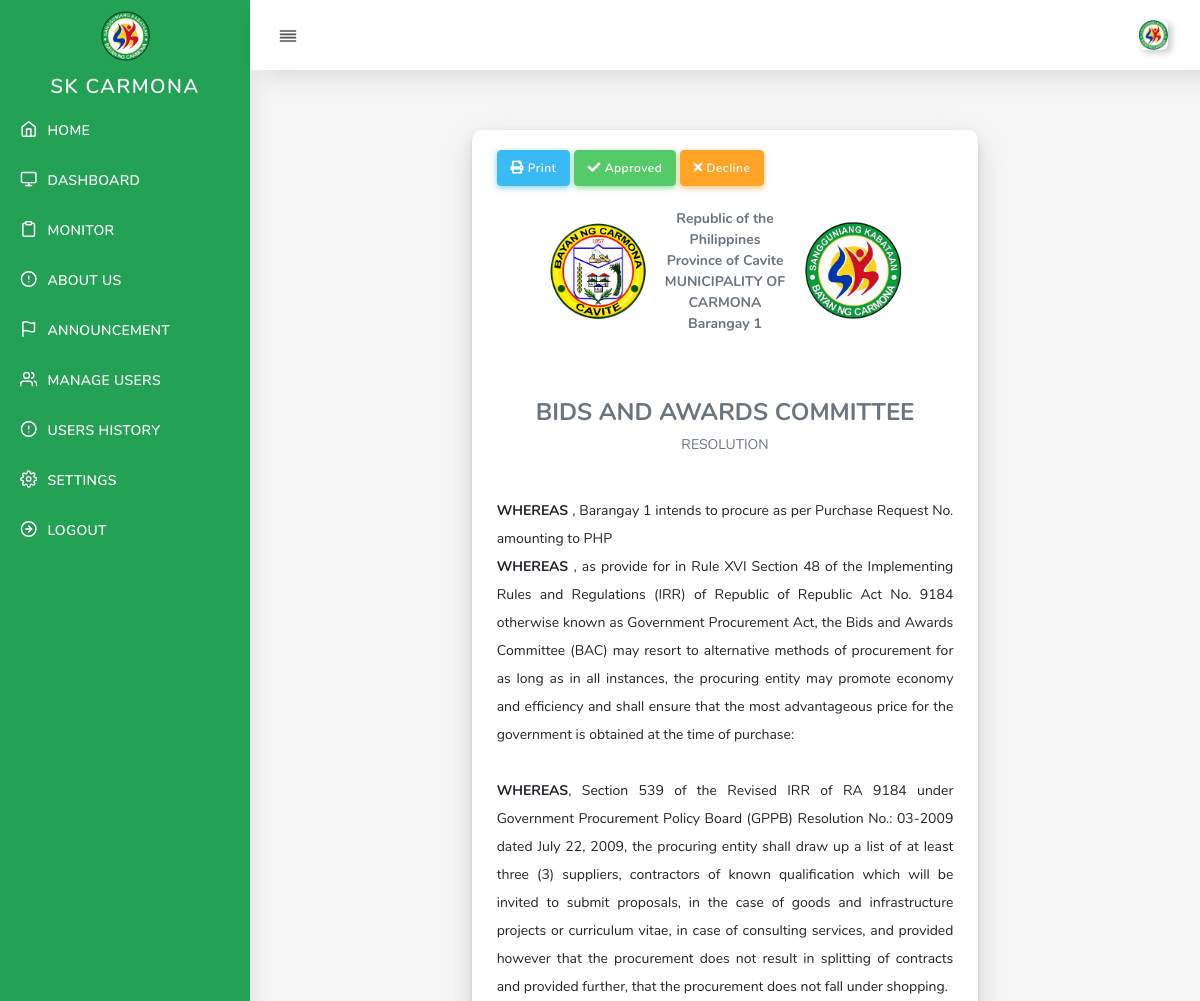
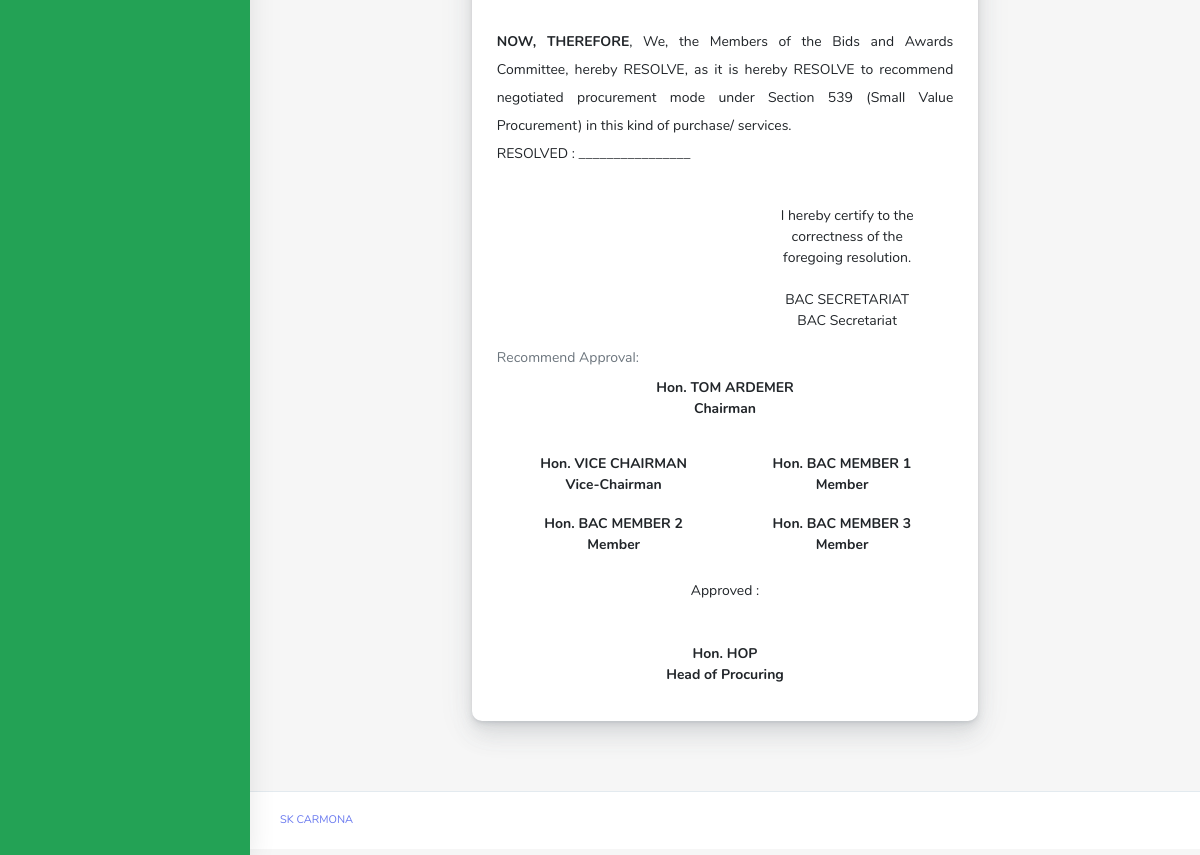
The app's page /admin/procurement-bac-resolution.php?brgy=1 (signed in) with its own data (2 pictures, top to bottom).
### tables this page shows
CREATE TABLE `skaccount` (
  `brgyID` int(11) NOT NULL,
  `barangay_name` varchar(32) NOT NULL,
  `username` varchar(32) NOT NULL,
  `password` varchar(32) NOT NULL,
  `img_profile` text NOT NULL,
  `sk_chairman` varchar(100) NOT NULL,
  `vice_chairman` varchar(100) NOT NULL,
  `secretary` varchar(100) NOT NULL,
  `member1` varchar(100) NOT NULL,
  `member2` varchar(100) NOT NULL,
  `member3` varchar(100) NOT NULL,
  `procuring` varchar(100) NOT NULL,
  `brgy_captain` varchar(100) NOT NULL,
  `committee_approriations` varchar(100) NOT NULL,
  `sk_treasurer` varchar(100) NOT NULL,
  `ai_committee` varchar(100) NOT NULL,
  `budget_officer` varchar(50) NOT NULL,
  `city` varchar(100) NOT NULL,
  `province` varchar(100) NOT NULL,
  `contact` varchar(100) NOT NULL
);

### admin/procurement-bac-resolution.php (the view, shortened to what this page needs)
<?php include('header.php'); ?>
<?php include('nav.php'); ?>
<?php include('../controller/sk-procurement-reports.php'); ?>
	<div class="main-content">
	<div class="row justify-content-center">
	 <div class="col-7">
		    <div class="card">
                  <div class="card-body">
				  <button class="btn btn-info btn-md" type="button" onclick="printDiv('printableArea')"/><i class="fas fa-print"></i> Print </button>
					<?php
					$proid = base64_decode(urldecode($_GET['data']));
					$brgy  = $_GET['brgy'];
					$pr	   = $mysqli->query("SELECT * FROM procurement_bac_resolution where brgy_id='$brgy' and pro_id='$proid'");
					$prres = $pr->fetch_assoc();
					$brgy	 = $mysqli->query("SELECT * FROM skaccount where brgyID ='$brgy'");
					$brgyres = $brgy->fetch_assoc();
					?>
					 <?php if($prres['is_approved'] == 1){ echo " <center> <b> BIDS AND AWARDS COMMITTEE APPROVED  </b></center>  " ; }
					else if($prres['is_approved'] == 2){ echo " <center> <b>BIDS AND AWARDS COMMITTEE DECLINED </b></center> " ; }
					else{ ?>
						<button class="btn btn-success btn-md" type="button" data-toggle="modal" data-target="#approved"><i class="fas fa-check"></i> Approved </button>
						<button class="btn btn-warning btn-md" type="button" data-toggle="modal" data-target="#declined"> <i class="fas fa-times"></i> Decline </button>
					<?php } ?>
					<br>
				    <br>
					<div id="printableArea">
					   <table class="table-1" >
						<tr>
							<td  class="text-right"><img src="../assets/img/carmona.png" width="100px;"> </td>
							<td class="text-center"> <strong>  Republic of the Philippines <br> Province of Cavite <br>MUNICIPALITY OF CARMONA<br> <?php echo $brgyres['barangay_name'];?> </td>
							<td  class="text-left"><img src="../assets/img/barangay/<?php echo $brgyres['img_profile'];?>" width="100px;"> </td>
						</tr>
                      </table>
					  <br> <br> <br>
					  <center><h4> BIDS AND AWARDS COMMITTEE</h4> </center>
					  <center>RESOLUTION <?php echo $prres['resolution_no'];?>  </center>
					   <br> <br>
					  <p align="justify">
						<strong> WHEREAS </strong>, <?php echo $brgyres['barangay_name'];?> intends to procure <?php echo $prres['description'];?>  as per Purchase Request No. <?php echo $prres['prno'];?> amounting to  <?php echo $prres['amount'];?> PHP
						<br>
						<strong> WHEREAS </strong>, as provide for in Rule XVI Section 48 of the Implementing Rules and Regulations (IRR) of Republic of Republic Act No. 9184 otherwise known as Government Procurement Act, the Bids and Awards Committee (BAC) may resort to alternative methods of procurement for as long as in all instances, the procuring entity may 	promote economy and efficiency and shall ensure that the most advantageous price for the government is obtained at the time of purchase:
						<br><br>
						<strong> WHEREAS</strong>, Section 539 of the Revised IRR of RA 9184 under Government Procurement Policy Board (GPPB) Resolution No.: 03-2009 dated July 22, 2009, the procuring entity shall draw up a list of at least three (3) suppliers, contractors of known qualification which will be invited to submit proposals, in the case of goods and infrastructure projects or curriculum vitae, in case of consulting services, and provided however that the procurement does not result in splitting of contracts and provided further, that the procurement does not fall under shopping.
						<br><br>
						<strong>NOW, THEREFORE</strong>, We, the Members of the Bids and Awards Committee, hereby RESOLVE, as it is hereby RESOLVE to recommend negotiated procurement mode under Section 539 (Small Value Procurement) in this kind of purchase/ services.
						<br>
						RESOLVED :  ________________
					  </p>
						<br>
					    <table class="table"  >
						<tr>
							<td colspan="12">
							</td>
							<td colspan="0" class="text-right">
								  <center>
								  I hereby certify to the correctness of the <br>
							      foregoing resolution.
								  <br>
								  <br>
								  <?php echo strtoupper($brgyres['secretary']);?>
								  <br>
							      BAC Secretariat
								  </center>
							</td>
						</tr>
                      </table>
					  Recommend Approval:
					  <table class="table" >
						<tr>
							<td colspan="6" class="text-center"> <strong>  Hon. <?php echo strtoupper($brgyres['sk_chairman']);?> <br> Chairman  </td>
						</tr>
                      </table>
					  <table class="table" >
						<tr>
							<td colspan="6" class="text-center"> <strong> Hon. <?php echo strtoupper($brgyres['vice_chairman']);?> <br> Vice-Chairman  </td>
							<td colspan="6"  class="text-center"> <strong>Hon. <?php echo strtoupper($brgyres['member1']);?><br> Member</td>
						</tr>
						<tr>
							<td colspan="6" class="text-center"> <strong> Hon. <?php echo strtoupper($brgyres['member2']);?><br> Member  </td>
							<td colspan="6"  class="text-center"> <strong>Hon. <?php echo strtoupper($brgyres['member3']);?><br> Member</td>
						</tr>
                      </table>
					   <table class="table" >
						<tr>
							<td colspan="6" class="text-center"> Approved : <br><br><br><strong>  Hon.  <?php echo strtoupper($brgyres['procuring']);?> <br>  Head of Procuring  </td>
						</tr>
                      </table>
                  </div>
                </div>
                </div>
           </div>
           </div>
   </div>
<?php require('footer.php'); ?>

### admin/header.php (shortened to what this page needs)
<!DOCTYPE html>
<html lang="en">
<head>
  <link rel="stylesheet" href="../assets/admin/css/app.min.css">
  <link rel="stylesheet" href="../assets/admin/bundles/ionicons/css/ionicons.min.css">
  <link rel="stylesheet" href="../assets/admin/css/admin.css">
  <link rel="stylesheet" href="../assets/admin/bundles/datatables/datatables.min.css">
  <link rel="stylesheet" href="../assets/admin/bundles/datatables/DataTables-1.10.16/css/dataTables.bootstrap4.min.css">
  <link rel="stylesheet" href="../assets/admin/bundles/jquery-selectric/selectric.css">
  <link rel="stylesheet" href="../assets/admin/bundles/summernote/summernote-bs4.css">
  <link rel="stylesheet" href="../assets/admin/css/components.css">
</head>

### admin/nav.php (shortened to what this page needs)
<body>
  <div id="app">
    <div class="main-wrapper main-wrapper-1">
      <div class="navbar-bg"></div>
      <nav class="navbar navbar-expand-lg main-navbar sticky">
        <div class="form-inline mr-auto">
          <ul class="navbar-nav mr-3">
            <li><a href="#" data-toggle="sidebar" class="nav-link nav-link-lg collapse-btn"> <i data-feather="align-justify"></i></a></li>
          </ul>
        </div>
        <ul class="navbar-nav navbar-right">
          <li class="dropdown"><a href="#" data-toggle="dropdown"
              class="nav-link dropdown-toggle nav-link-lg nav-link-user"> <img alt="image" src="../assets/img/sk-logo.png"
                class="user-img-radious-style"> <span class="d-sm-none d-lg-inline-block"></span></a>
          </li>
        </ul>
      </nav>
      <div class="main-sidebar sidebar-style-2">
        <aside id="sidebar-wrapper" >
          <div class="sidebar-brand">
            <a href="#"> <img alt="image" src="../assets/img/sk-logo.png" class="header-logo" />
            </a>
          </div>
          <ul class="sidebar-menu" style="background-color:#23a255 !important;">
            <li class="menu-header"><center>SK CARMONA</center></li>
            <li class="dropdown <?php echo $index;?>">
              <a href="index.php" class="nav-link"><i data-feather="home"></i><span>HOME</span></a>
            </li>
			<li class="dropdown <?php echo $dashboard;?>">
              <a href="dashboard.php" class="nav-link"><i data-feather="monitor"></i><span>DASHBOARD</span></a>
            </li>
			<li class="dropdown <?php echo $barangay;?>">
              <a href="barangay.php" class="nav-link"><i data-feather="clipboard"></i><span>MONITOR</span></a>
            </li>
			<li class="dropdown <?php echo $aboutus;?>">
              <a href="aboutus.php" class="nav-link"><i data-feather="alert-circle"></i><span>ABOUT US </span></a>
            </li>
			<li class="dropdown <?php echo $announcement;?>">
              <a href="announcement.php" class="nav-link"><i data-feather="flag"></i><span>ANNOUNCEMENT </span></a>
            </li>
			<li class="dropdown <?php echo $users;?>">
              <a href="users.php" class="nav-link"><i data-feather="users"></i><span>MANAGE USERS  </span></a>
            </li>
			<li class="dropdown <?php echo $history;?>">
              <a href="history.php" class="nav-link"><i data-feather="alert-circle"></i><span> USERS HISTORY </span></a>
            </li>
			<li class="dropdown <?php echo $settings;?>">
              <a href="settings.php" class="nav-link"><i data-feather="settings"></i><span> SETTINGS</span></a>
            </li>
			<li class="dropdown ">
              <a href="logout.php" class="nav-link"><i data-feather="arrow-right-circle"></i><span>LOGOUT</span></a>
            </li>
          </ul>
        </aside>
      </div>

### admin/footer.php (shortened to what this page needs)
 <footer class="main-footer">
        <div class="footer-left">
          <a href="#">SK CARMONA</a>
        </div>
      </footer>
    </div>
  </div>
</body>
</html>

### admin/procurement-bac-resolution.php (style rules this page uses)
.table-1 { width: 100%; table-layout: fixed; }

### records on screen
skaccount: barangay_name "Barangay 1", img_profile (picture), secretary "BAC SECRETARIAT", sk_chairman "TOM ARDEMER", vice_chairman "VICE CHAIRMAN", member1 "BAC MEMBER 1", member2 "BAC MEMBER 2", member3 "BAC MEMBER 3", procuring "HOP"
